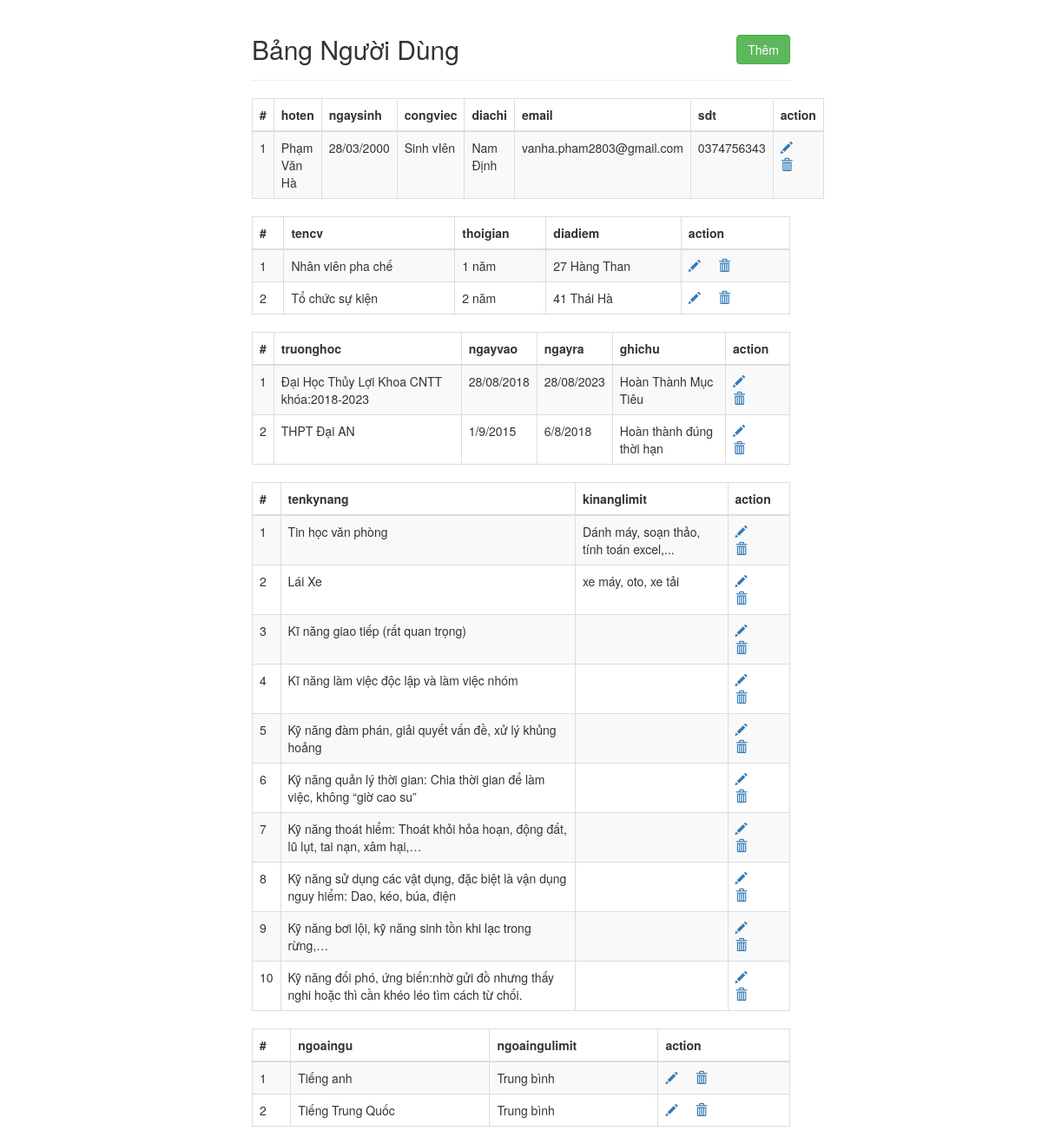
The app's page /admin.php with its own data.
### tables this page shows
CREATE TABLE `thongtincanhan` (
  `id` int(11) NOT NULL,
  `hoten` varchar(50) NOT NULL,
  `ngaysinh` varchar(50) NOT NULL,
  `congviec` varchar(50) NOT NULL,
  `diachi` varchar(255) NOT NULL,
  `email` varchar(50) NOT NULL,
  `sdt` varchar(10) NOT NULL
);

CREATE TABLE `cvlamthem` (
  `id` int(11) NOT NULL,
  `tencv` varchar(255) NOT NULL,
  `thoigian` varchar(100) NOT NULL,
  `diadiem` varchar(255) NOT NULL
);

CREATE TABLE `hocvan` (
  `id` int(11) NOT NULL,
  `truonghoc` varchar(255) NOT NULL,
  `ngayvao` varchar(255) NOT NULL,
  `ngayra` varchar(255) NOT NULL,
  `ghichu` varchar(255) NOT NULL
);

CREATE TABLE `kynang` (
  `id` int(11) NOT NULL,
  `tenkynang` varchar(255) NOT NULL,
  `kinanglimit` varchar(100) NOT NULL
);

CREATE TABLE `ngoaingu` (
  `id` int(11) NOT NULL,
  `ngoaingu` varchar(255) NOT NULL,
  `ngoaingulimit` varchar(100) NOT NULL
);

### admin.php (the view, shortened to what this page needs)
<!DOCTYPE html>
<html lang="en">
<head>
    <link rel="stylesheet" href="https://maxcdn.bootstrapcdn.com/bootstrap/3.3.7/css/bootstrap.css">
</head>
<body>
</html>
    <div class="wrapper">
        <div class="container-fluid">
            <div class="row">
                <div class="col-md-12">
                    <div class="page-header clearfix">
                        <h2 class="pull-left">Bảng Người Dùng</h2>
                        <a href="them_thong_tin.php" class="btn btn-success pull-right">Thêm</a>
                    </div>
                    <?php
                    require_once "connect.php";
                    $sql = "SELECT * FROM thongtincanhan";
                    if($result = mysqli_query($conn, $sql)){
                        if(mysqli_num_rows($result) > 0){
                            echo "<table class='table table-bordered table-striped'>";
                                echo "<thead>";
                                    echo "<tr>";
                                        echo "<th>#</th>";
                                        echo "<th>hoten</th>";
                                        echo "<th>ngaysinh</th>";
                                        echo "<th>congviec</th>";
                                        echo "<th>diachi</th>";
                                        echo "<th>email</th>";
                                        echo "<th>sdt</th>";
                                        echo "<th>action</th>";
                                    echo "</tr>";
                                echo "</thead>";
                                echo "<tbody>";
                                while($row = mysqli_fetch_array($result)){
                                    echo "<tr>";
                                        echo "<td>" . $row['id'] . "</td>";
                                        echo "<td>" . $row['hoten'] . "</td>";
                                        echo "<td>" . $row['ngaysinh'] . "</td>";
                                        echo "<td>" . $row['congviec'] . "</td>";
                                        echo "<td>" . $row['diachi'] . "</td>";
                                        echo "<td>" . $row['email'] . "</td>";
                                        echo "<td>" . $row['sdt'] . "</td>";
                                        echo "<td>";
                                            echo "<a href='sua_thong_tin.php?id=". $row['id'] ."' title='Update Record' data-toggle='tooltip'><span class='glyphicon glyphicon-pencil'></span></a>";
                                            echo "<a href='xoa_thong_tin.php?id=". $row['id'] ."' title='Delete Record' data-toggle='tooltip'><span class='glyphicon glyphicon-trash'></span></a>";
                                        echo "</td>";
                                    echo "</tr>";
                                }
                                echo "</tbody>";
                            echo "</table>";
                        } else{
                            echo "<p class='lead'><em>No records were found.</em></p>";
                        }
                    } else{
                        echo "ERROR: Could not able to execute $sql. " . mysqli_error($conn);
                    }
                    ?>
                    <?php
                    require_once "connect.php";
                    $sql = "SELECT * FROM cvlamthem";
                    if($result = mysqli_query($conn, $sql)){
                        if(mysqli_num_rows($result) > 0){
                            echo "<table class='table table-bordered table-striped'>";
                                echo "<thead>";
                                    echo "<tr>";
                                        echo "<th>#</th>";
                                        echo "<th>tencv</th>";
                                        echo "<th>thoigian</th>";
                                        echo "<th>diadiem</th>";
                                        echo "<th>action</th>";
                                    echo "</tr>";
                                echo "</thead>";
                                echo "<tbody>";
                                while($row = mysqli_fetch_array($result)){
                                    echo "<tr>";
                                        echo "<td>" . $row['id'] . "</td>";
                                        echo "<td>" . $row['tencv'] . "</td>";
                                        echo "<td>" . $row['thoigian'] . "</td>";
                                        echo "<td>" . $row['diadiem'] . "</td>";
                                        echo "<td>";
                                            echo "<a href='suacvlt.php?id=". $row['id'] ."' title='Update Record' data-toggle='tooltip'><span class='glyphicon glyphicon-pencil'></span></a>";
                                            echo "<a href='xoacvlt.php?id=". $row['id'] ."' title='Delete Record' data-toggle='tooltip'><span class='glyphicon glyphicon-trash'></span></a>";
                                        echo "</td>";
                                    echo "</tr>";
                                }
                                echo "</tbody>";
                            echo "</table>";
                        } else{
                            echo "<p class='lead'><em>No records were found.</em></p>";
                        }
                    } else{
                        echo "ERROR: Could not able to execute $sql. " . mysqli_error($conn);
                    }
                    ?>
                    <?php
                    require_once "connect.php";
                    $sql = "SELECT * FROM hocvan";
                    if($result = mysqli_query($conn, $sql)){
                        if(mysqli_num_rows($result) > 0){
                            echo "<table class='table table-bordered table-striped'>";
                                echo "<thead>";
                                    echo "<tr>";
                                        echo "<th>#</th>";
                                        echo "<th>truonghoc</th>";
                                        echo "<th>ngayvao</th>";
                                        echo "<th>ngayra</th>";
                                        echo "<th>ghichu</th>";
                                        echo "<th>action</th>";
                                    echo "</tr>";
                                echo "</thead>";
                                echo "<tbody>";
                                while($row = mysqli_fetch_array($result)){
                                    echo "<tr>";
                                        echo "<td>" . $row['id'] . "</td>";
                                        echo "<td>" . $row['truonghoc'] . "</td>";
                                        echo "<td>" . $row['ngayvao'] . "</td>";
                                        echo "<td>" . $row['ngayra'] . "</td>";
                                        echo "<td>" . $row['ghichu'] . "</td>";
                                        echo "<td>";
                                            echo "<a href='suahocvan.php?id=". $row['id'] ."' title='Update Record' data-toggle='tooltip'><span class='glyphicon glyphicon-pencil'></span></a>";
                                            echo "<a href='xoahocvan.php?id=". $row['id'] ."' title='Delete Record' data-toggle='tooltip'><span class='glyphicon glyphicon-trash'></span></a>";
                                        echo "</td>";
                                    echo "</tr>";
                                }
                                echo "</tbody>";
                            echo "</table>";
                        } else{
                            echo "<p class='lead'><em>No records were found.</em></p>";
                        }
                    } else{
                        echo "ERROR: Could not able to execute $sql. " . mysqli_error($conn);
                    }
                    ?>
                    <?php
                    require_once "connect.php";
                    $sql = "SELECT * FROM kynang";
                    if($result = mysqli_query($conn, $sql)){
                        if(mysqli_num_rows($result) > 0){
                            echo "<table class='table table-bordered table-striped'>";
                                echo "<thead>";
                                    echo "<tr>";
                                        echo "<th>#</th>";
                                        echo "<th>tenkynang</th>";
                                        echo "<th>kinanglimit</th>";
                                        echo "<th>action</th>";
                                    echo "</tr>";
                                echo "</thead>";
                                echo "<tbody>";
                                while($row = mysqli_fetch_array($result)){
                                    echo "<tr>";
                                        echo "<td>" . $row['id'] . "</td>";
                                        echo "<td>" . $row['tenkynang'] . "</td>";
                                        echo "<td>" . $row['kinanglimit'] . "</td>";
                                        echo "<td>";
                                            echo "<a href='suakynang.php?id=". $row['id'] ."' title='Update Record' data-toggle='tooltip'><span class='glyphicon glyphicon-pencil'></span></a>";
                                            echo "<a href='xoakynang.php?id=". $row['id'] ."' title='Delete Record' data-toggle='tooltip'><span class='glyphicon glyphicon-trash'></span></a>";
                                        echo "</td>";
                                    echo "</tr>";
                                }
                                echo "</tbody>";
                            echo "</table>";
                        } else{
                            echo "<p class='lead'><em>No records were found.</em></p>";
                        }
                    } else{
                        echo "ERROR: Could not able to execute $sql. " . mysqli_error($conn);
                    }
                    ?>
<?php
                    require_once "connect.php";
                    $sql = "SELECT * FROM ngoaingu";
                    if($result = mysqli_query($conn, $sql)){
                        if(mysqli_num_rows($result) > 0){
                            echo "<table class='table table-bordered table-striped'>";
                                echo "<thead>";
                                    echo "<tr>";
                                        echo "<th>#</th>";
                                        echo "<th>ngoaingu</th>";
                                        echo "<th>ngoaingulimit</th>";
                                        echo "<th>action</th>";
                                    echo "</tr>";
                                echo "</thead>";
                                echo "<tbody>";
                                while($row = mysqli_fetch_array($result)){
                                    echo "<tr>";
                                        echo "<td>" . $row['id'] . "</td>";
                                        echo "<td>" . $row['ngoaingu'] . "</td>";
                                        echo "<td>" . $row['ngoaingulimit'] . "</td>";
                                        echo "<td>";
                                            echo "<a href='suangoaingu.php?id=". $row['id'] ."' title='Update Record' data-toggle='tooltip'><span class='glyphicon glyphicon-pencil'></span></a>";
                                            echo "<a href='xoangoaingu.php?id=". $row['id'] ."' title='Delete Record' data-toggle='tooltip'><span class='glyphicon glyphicon-trash'></span></a>";
                                        echo "</td>";
                                    echo "</tr>";
                                }
                                echo "</tbody>";
                            echo "</table>";
                        } else{
                            echo "<p class='lead'><em>No records were found.</em></p>";
                        }
                    } else{
                        echo "ERROR: Could not able to execute $sql. " . mysqli_error($conn);
                    }
                    ?>
                </div>
            </div>
        </div>
    </div>
</body>
</html>

### admin.php (style rules this page uses)
.wrapper { width: 650px; margin: 0 auto; }
.page-header h2 { margin-top: 0; }
table tr td:last-child a { margin-right: 20px; }

### records on screen
thongtincanhan: id "1", hoten "Phạm Văn Hà", ngaysinh "28/03/2000", congviec "Sinh vIên", diachi "Nam Định", email "vanha.pham2803@gmail.com", sdt "0374756343"
cvlamthem: id "1", tencv "Nhân viên pha chế", thoigian "1 năm", diadiem "27 Hàng Than"
cvlamthem: id "2", tencv "Tổ chức sự kiện", thoigian "2 năm", diadiem "41 Thái Hà"
hocvan: id "1", truonghoc "Đại Học Thủy Lợi Khoa CNTT khóa:2018-2023", ngayvao "28/08/2018", ngayra "28/08/2023", ghichu "Hoàn Thành Mục Tiêu"
hocvan: id "2", truonghoc "THPT Đại AN", ngayvao "1/9/2015", ngayra "6/8/2018", ghichu "Hoàn thành đúng thời hạn"
kynang: id "1", tenkynang "Tin học văn phòng", kinanglimit "Dánh máy, soạn thảo, tính toán excel,..."
kynang: id "2", tenkynang "Lái Xe", kinanglimit "xe máy, oto, xe tải"
kynang: id "3", tenkynang "Kĩ năng giao tiếp (rất quan trọng)"
kynang: id "4", tenkynang "Kĩ năng làm việc độc lập và làm việc nhóm"
kynang: id "5", tenkynang "Kỹ năng đàm phán, giải quyết vấn đề, xử lý khủng hoảng"
kynang: id "6", tenkynang "Kỹ năng quản lý thời gian: Chia thời gian để làm việc, không “giờ cao su”"
kynang: id "7", tenkynang "Kỹ năng thoát hiểm: Thoát khỏi hỏa hoạn, động đất, lũ lụt, tai nạn, xâm hại,…"
kynang: id "8", tenkynang "Kỹ năng sử dụng các vật dụng, đặc biệt là vận dụng nguy hiểm: Dao, kéo, búa, điện"
kynang: id "9", tenkynang "Kỹ năng bơi lội, kỹ năng sinh tồn khi lạc trong rừng,…"
kynang: id "10", tenkynang "Kỹ năng đối phó, ứng biến:nhờ gửi đồ nhưng thấy nghi hoặc thì cần khéo léo tìm cách từ chối."
ngoaingu: id "1", ngoaingu "Tiếng anh", ngoaingulimit "Trung bình"
ngoaingu: id "2", ngoaingu "Tiếng Trung Quốc", ngoaingulimit "Trung bình"
